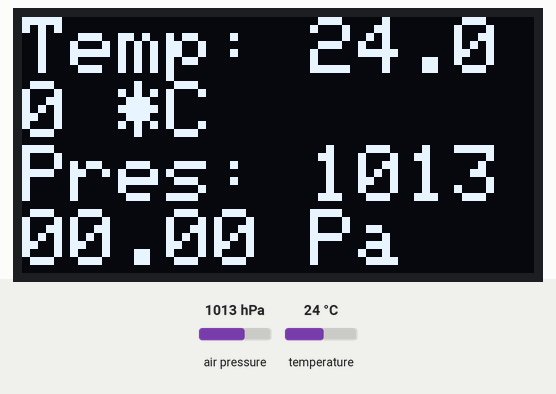
Simulated run of this sketch. Board: Arduino Uno, built with avr-gcc and run on an emulated ATmega328P. On the bench: 128×64 one-colour display. The inputs (shaded band) are chosen by the test bench; at power-on: air pressure 1013 hPa, temperature 24 °C. What the sketch prints to the serial monitor is not drawn.

Above: at 1.8 s.
1.9 s: air pressure set to 952 hPa
At 3.0 s:
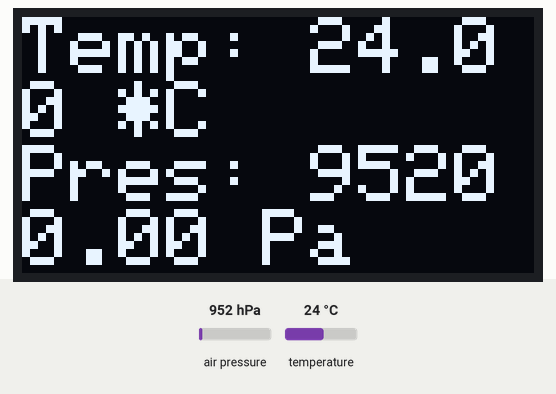
6.1 s: temperature set to 12 °C
At 7.2 s:
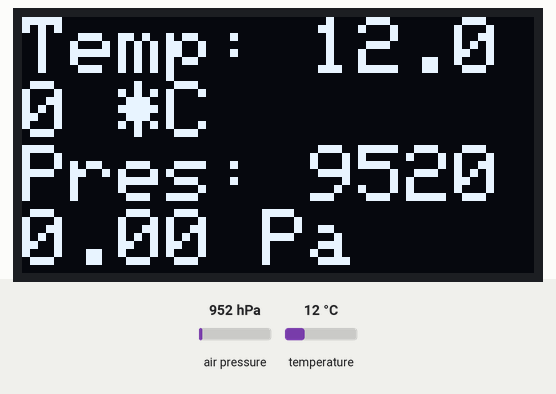
9.0 s: air pressure set to 975 hPa
At 10.4 s:
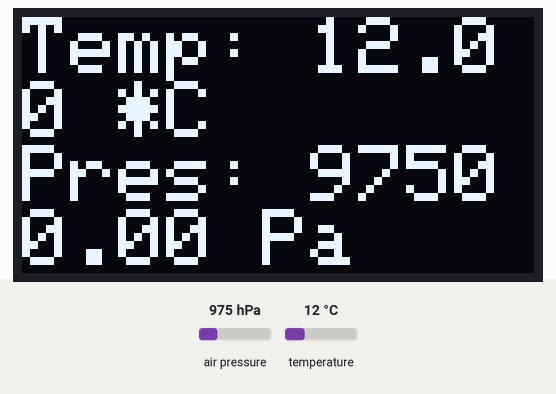
12.1 s: temperature set to 19 °C
At 13.6 s:
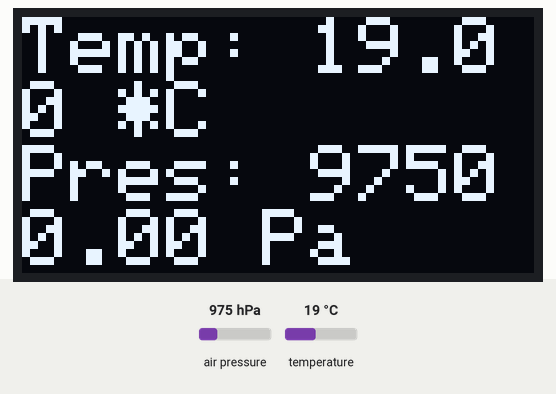
Timing chart, 0 to 15.1 s (numbered marks = the images above; inputs shaded):
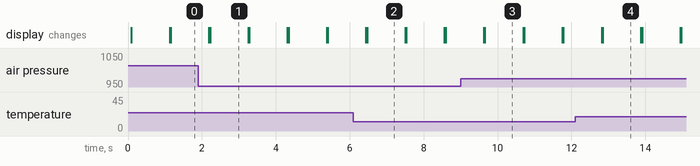

Measured:
- after the input at 1.9 s, the display: first differs from a run without the input after 0.32 s (image 1)
- after the input at 6.1 s, the display: first differs from a run without the input after 0.37 s (image 2)
- after the input at 9.0 s, the display: first differs from a run without the input after 0.66 s (image 3)
- after the input at 12.1 s, the display: first differs from a run without the input after 0.75 s (image 4)
- what the display in image 1 shows lasts 1.1 s, from 2.2 s to 3.3 s

The sketch:

gy87_temp_press.ino
```cpp
#include <Adafruit_BMP085.h>
#include <SPI.h>
#include <Wire.h>
#include <Adafruit_GFX.h>
#include <Adafruit_SSD1306.h>
Adafruit_BMP085 BP;

float Pressure;
float tempC;
bool BMPconnected;


int screenWidth = 128;
int screenHeight = 64;
int oledReset = -1;
#define SCREEN_ADDRESS 0x3C
Adafruit_SSD1306 oled(screenWidth, screenHeight, &Wire, oledReset);


void setup() {
  // put your setup code here, to run once:
  Serial.begin(9600);
  oled.begin(SSD1306_SWITCHCAPVCC, SCREEN_ADDRESS);
  BMPconnected = BP.begin();
  if (BMPconnected == true) {
    Serial.println("BMP180 was found and Connected.");
  }
  if (BMPconnected == false) {
    Serial.println("BMP180 Not Found.");
  }
  Serial.println("time_ms,temp_C,pressure_Pa");
}

void loop() {
  // put your main code here, to run repeatedly:
  tempC = BP.readTemperature();
  Pressure = BP.readPressure();
  // Serial.println("READINGS from BPM180---------");
  // Serial.print("Temperature = ");
  // Serial.print(tempC);
  // Serial.println(" *C");
  // Serial.print("Pressure = ");
  // Serial.print(Pressure);
  // Serial.println(" Pascals");
  // Serial.println("");

  oled.clearDisplay();
  oled.display();
  oled.setCursor(0, 0);
  oled.setTextColor(WHITE);
  oled.setTextSize(2);
  oled.print("Temp: ");
  oled.print(tempC);
  oled.println(" *C");
  oled.print("Pres: ");
  oled.print(Pressure);
  oled.print(" Pa");
  oled.display();

  Serial.print(millis());
  Serial.print(",");
  Serial.print(tempC, 2);
  Serial.print(",");
  Serial.println(Pressure);

  delay(1000);
}
```
